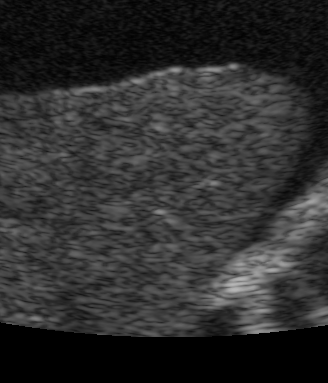
#> input picture images/liver/liver_cirrhosis_1.png, 328 x 383 px
$ jupyter execute --allow-errors image_modifications.ipynb
#> lines starting #> are read from the running program, lines starting #| are printed output that depends on the picture; after the words box and inside, x2 and y2 are one past the last pixel; in counts of white or black regions, pixels touching at a corner belong together
# Image Modifications

first import the necessary modules

[cell 1]
import cv2
import numpy as np
from skimage import morphology
import matplotlib.pyplot as plt
from skimage.color import rgb2gray
from skimage.morphology import skeletonize, binary_erosion, dilation, erosion, square
from skimage.filters import sobel
from skimage.feature import canny
from skimage.segmentation import felzenszwalb, find_boundaries
from scipy import ndimage as ndi
from PIL import Image

than we setup the loading path and display the image

[cell 2]
img_liver_path = '../../images/liver/liver_cirrhosis_1.png'
img_liver_healthy_path = '../../images/liver/liver_healthy.png'
img_liver = cv2.imread(img_liver_path)
#> img_liver is the input picture: shape (383, 328, 3); min 0, max 183, mean 46.1
img_inverted = 255 - img_liver
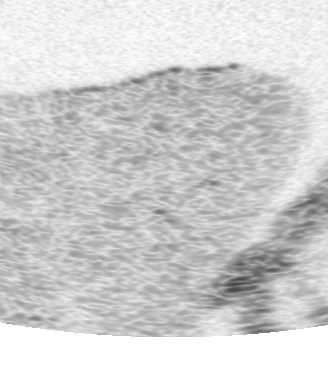
#> img_inverted: shape (383, 328, 3); min 72, max 255, mean 208.9
img_gray = img_liver[:, :, 0]


image = cv2.imread("../../images/liver/liver_healthy.bmp")
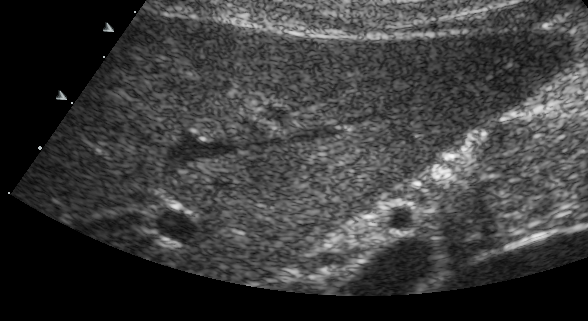
#> input picture images/liver/liver_healthy.bmp, 588 x 321 px
#> image is the input picture: shape (321, 588, 3); mean B, G, R 59.7, 59.7, 59.7
second_image = rgb2gray(plt.imread("../../images/liver/liver_healthy.bmp"))
#> second_image: shape (321, 588) float64; min 0, max 0.976, mean 0.234

binary_image = rgb2gray(plt.imread("../../images/liver/liver_healthy.bmp"))
threshold = 0.4
binary_image[binary_image < threshold] = 0
binary_image[binary_image >= threshold] = 1
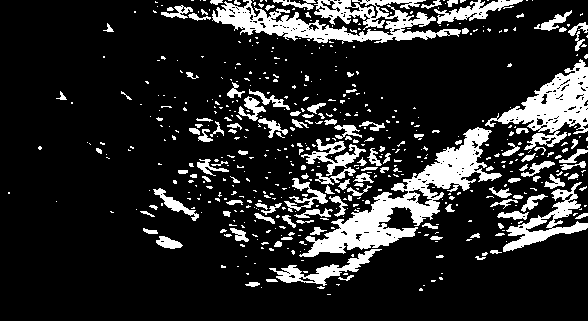
#> binary_image: shape (321, 588) float64; values 0 (black) and 1 (white), 16.1% white; 562 white regions (435 under 20 px), largest, box (x1, y1, x2, y2) and area: (299, 127, 502, 257) 6285, (212, 0, 461, 44) 4948, (485, 59, 588, 150) 3529

edg_bin = canny(binary_image, sigma=2)
#> edg_bin: shape (321, 588) bool; 7.4% white in thin lines or dots

plt.title("Binary Image with Edges")
plt.imshow(edg_bin)

[cell 3]
fill_bin = ndi.binary_fill_holes(edg_bin)
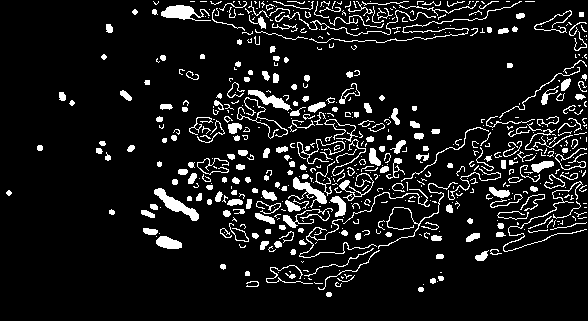
#> fill_bin: shape (321, 588) bool; 9.5% white; 601 white regions (343 under 20 px), largest, box (x1, y1, x2, y2) and area: (154, 188, 199, 221) 457, (161, 5, 211, 21) 423, (309, 1, 522, 43) 397
plt.title('Fill_Holes')
plt.imshow(fill_bin)

[cell 4]
cleaned = morphology.remove_small_objects(fill_bin, 15)
#> cleaned: shape (321, 588) bool; 6% white; 287 white regions (59 under 20 px), largest, box (x1, y1, x2, y2) and area: (154, 188, 199, 221) 457, (161, 5, 211, 21) 396, (248, 90, 291, 111) 317
plt.title("Cleaned Binary")
plt.imshow(cleaned)

[cell 5]
boundary = binary_image - binary_erosion(binary_image)
#> boundary: shape (321, 588) float64; values 0 (black) and 1 (white), 7.1% white in thin lines or dots
plt.title("Boundary")
plt.imshow(boundary)

[cell 6]
skeleton = morphology.skeletonize(binary_image)
#> skeleton: shape (321, 588) bool; 4.4% white in thin lines or dots
plt.title("Skeleton")
plt.imshow(skeleton)

[cell 7]
sob = sobel(second_image)
plt.title("Sobel of Second Image")
plt.imshow(sob)

[cell 8]
edg = canny(second_image, sigma=3)
#> edg: shape (321, 588) bool; 3% white in thin lines or dots
plt.show("Canny of Second Image")
plt.imshow(edg)

[cell 9]
fill = ndi.binary_fill_holes(edg)
#> fill: shape (321, 588) bool; 3.1% white in thin lines or dots
plt.title("Filled holes")
plt.imshow(fill)

[cell 10]
cleaned = morphology.remove_small_objects(fill, 21)
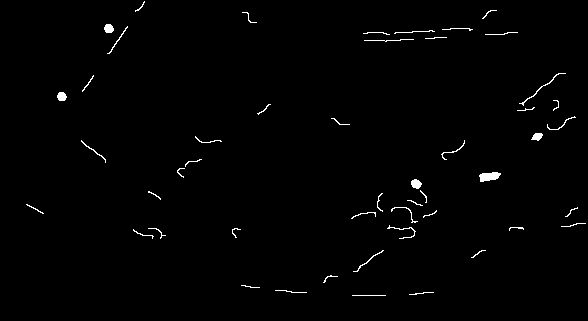
#> cleaned: shape (321, 588) bool; 0.99% white in thin lines or dots, all inside (x1, y1, x2, y2) = (26, 1, 586, 296)
plt.title("Cleaned")
plt.imshow(cleaned)

[cell 11]
struct_eroded = square(2)
struct_dilated = square(2)
dilated = dilation(second_image, struct_dilated)
plt.title("Dilated")
plt.imshow(dilated)

[cell 12]
eroded = erosion(second_image, struct_eroded)
plt.title("Eroded")
plt.imshow(eroded)

[cell 13]
dilated_bin = dilation(binary_image, struct_dilated)
#> dilated_bin: shape (321, 588) float64; values 0 (black) and 1 (white), 21.7% white; 361 white regions (240 under 20 px), largest, box (x1, y1, x2, y2) and area: (265, 126, 502, 289) 9074, (160, 0, 523, 44) 8475, (484, 58, 588, 155) 4381
plt.title("Dilated Bin")
plt.imshow(dilated_bin)

[cell 14]
segments_fz = felzenszwalb(second_image, scale=100, sigma=0.5, min_size=100)
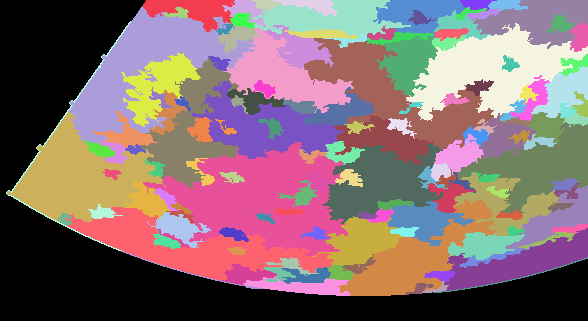
#> segments_fz: shape (321, 588) int64; 141 distinct labels, from 0 to 140; one colour per label, 0 black
plt.title("Felzenszwalb")
plt.imshow(segments_fz)

[cell 15]
borders = find_boundaries(segments_fz)
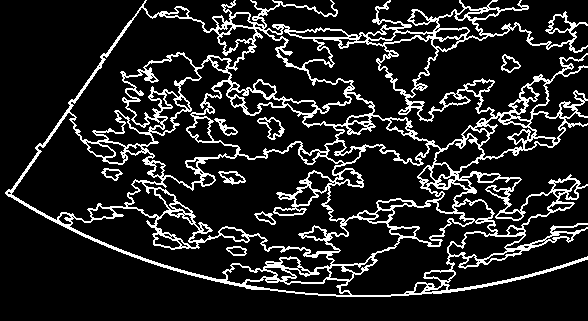
#> borders: shape (321, 588) bool; 14% white in thin lines or dots
unique_colors = np.unique(segments_fz.ravel())
#> unique_colors = 141 values from 0 to 140
segments_fz[borders] = -1
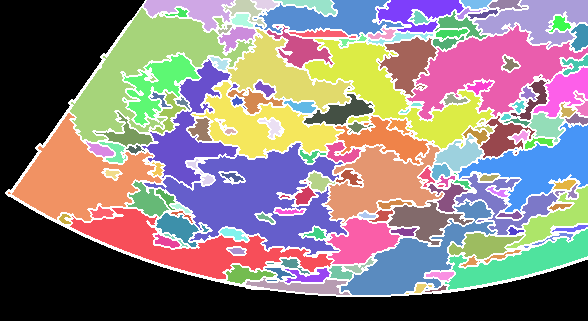
#> segments_fz: shape (321, 588) int64; 140 distinct labels, from -1 to 140; one colour per label, 0 black, -1 white
markers = np.zeros_like(second_image)
markers[second_image < 30] = 1
markers[second_image > 150] = 2
#> (the rest of this cell did not finish here and is left out)

[cell 16]
gray_image = cv2.cvtColor(image, cv2.COLOR_BGR2GRAY)
edges = cv2.Canny(image, 50, 150, apertureSize=3)
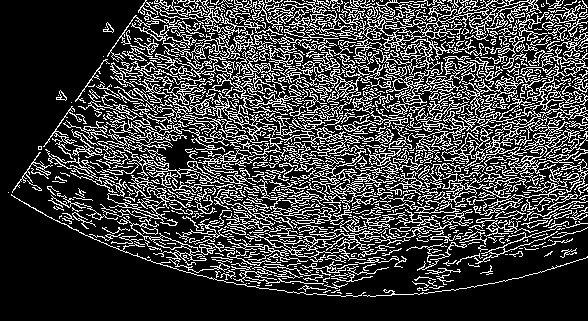
#> edges: shape (321, 588); 24.2% white in thin lines or dots
cv2.imwrite('Canny-CV.jpg', edges)
lines = cv2.HoughLines(edges, 1, np.pi/180, 200)
#> lines = 307 rows, first 8: [173, 1.33], [167, 1.33], [163, 1.57], [172, 1.59], [168, 1.47], [120, 1.38], [175, 1.27], [144, 1.54]
new = edges.copy()
new_image = image.copy()
for line in lines:
    rho, theta = line[0]
    a = np.cos(theta)
    b = np.sin(theta)
    x0 = a*rho
    y0 = b*rho
    x1 = int(x0 + 1000*(-b))
    y1 = int(y0 + 1000*(a))
    x2 = int(x0 - 1000*(-b))
    y2 = int(y0 - 1000*(a))
    cv2.line(new_image, (x1, y1), (x2, y2), (0, 0, 255), 2)
#> this loop made 307 passes
#> (rho, theta, a, b, x0, y0, x1, y1) on passes 1 to 3: (173, 1.33, 0.242, 0.97, 41.85, 167.9, -928, 409), (167, 1.33, 0.242, 0.97, 40.4, 162, -929, 403), (163, 1.57, -4.37e-08, 1, -7.12e-06, 163, -1000, 162)
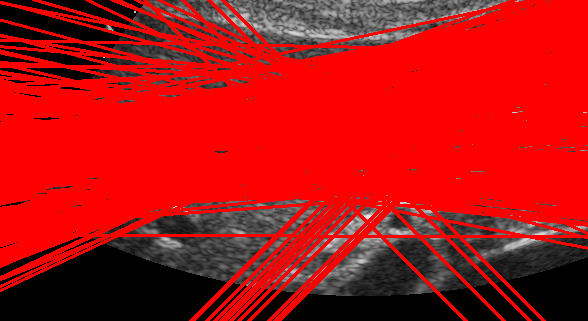
#> new_image: shape (321, 588, 3); mean B, G, R 16.7, 16.7, 178.9
plt.title('Houghlines')
plt.imshow(new_image)

[cell 17]
fig, (ax1, ax2, ax3) = plt.subplots(nrows=3, ncols=1, figsize=(10, 8))
ax1.imshow(image, cmap=plt.cm.gray)
ax1.axis('off')
ax1.set_title('Original', fontsize=20)
ax2.imshow(edg, cmap=plt.cm.gray)

ax2.axis('off')
ax2.set_title('Canny', fontsize=20)
ax3.imshow(dilated_bin, cmap=plt.cm.gray)
ax3.axis('off')
ax3.set_title('Dilated (Binary)', fontsize=20)

fig.tight_layout()
plt.show()
#> figure, not shown here; B, G, R data is drawn as R, G, B
